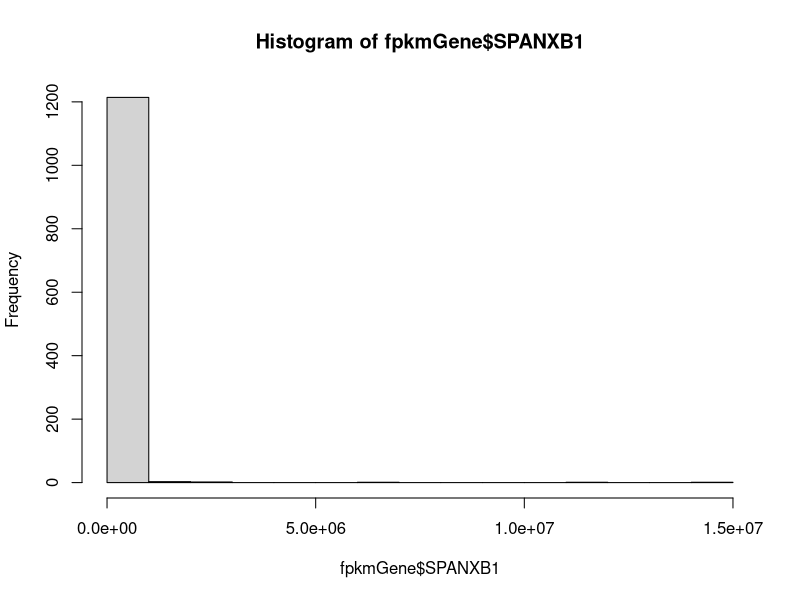
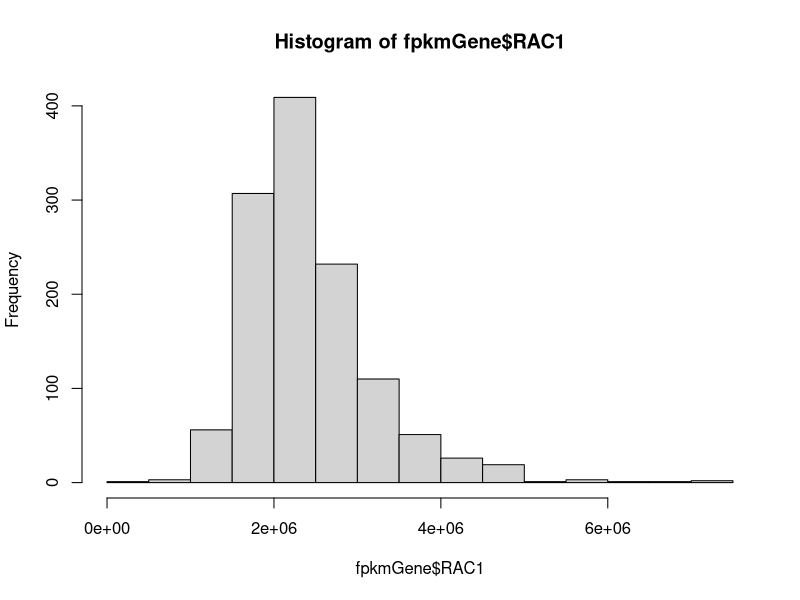
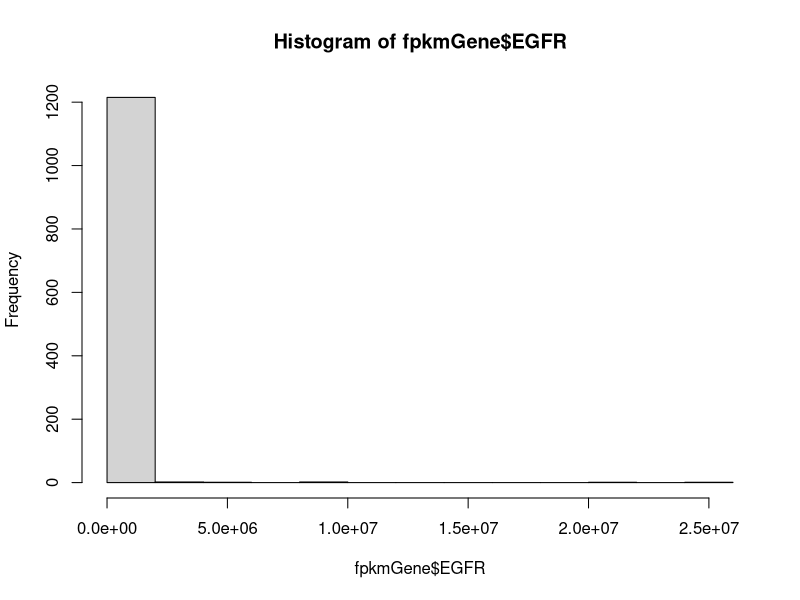
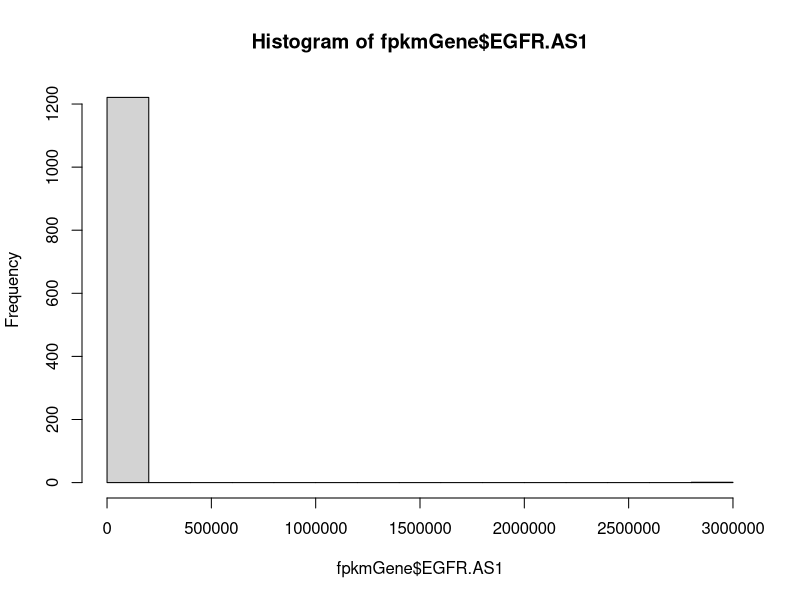
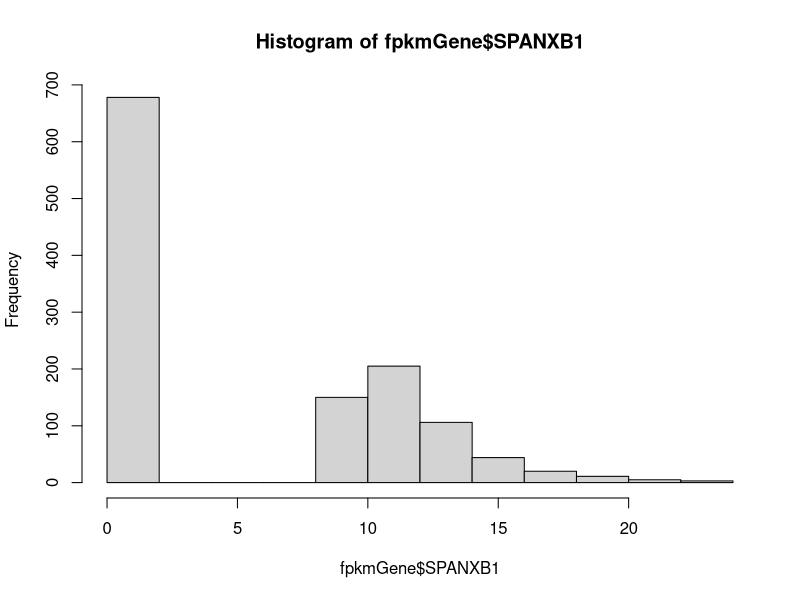
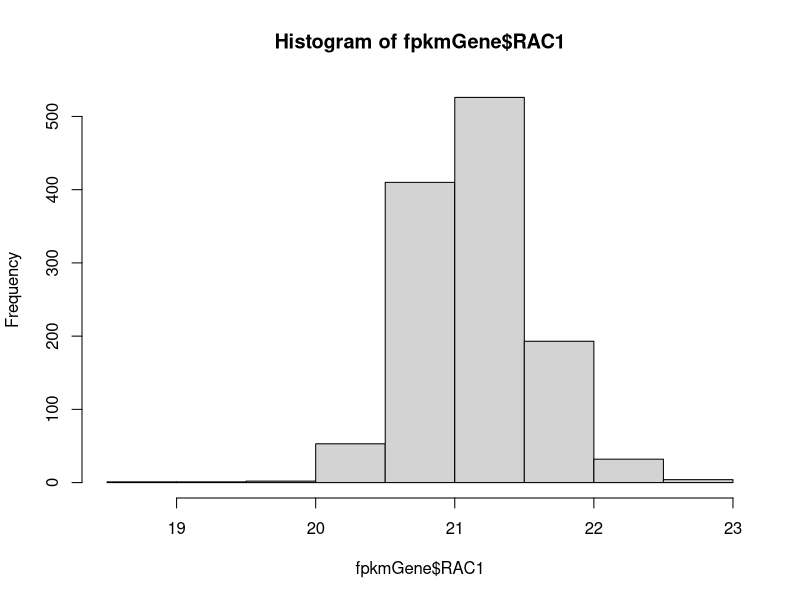
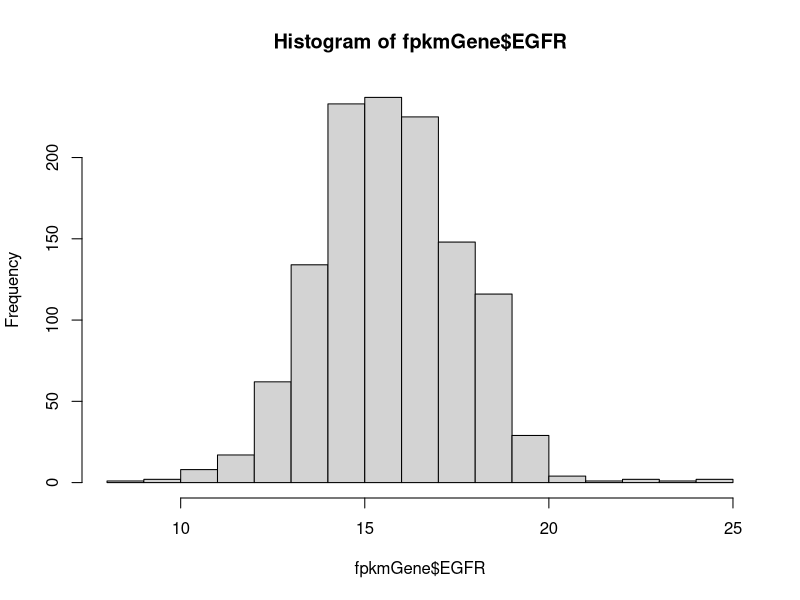
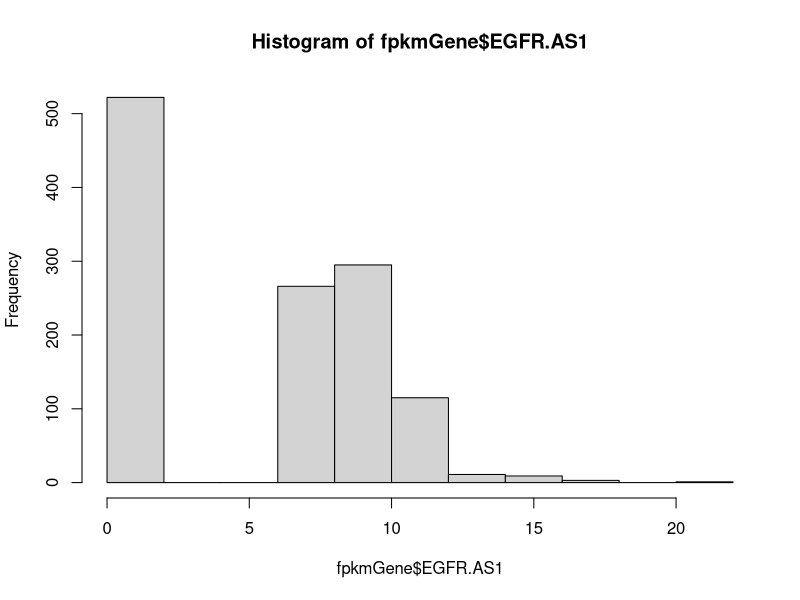

Reproduce these figures in R, in order. (Note: this script raises an error after producing the figures.)
# analyzing expression data from TCGA 

# load packages
library(dplyr)
library(ggplot2)

# define exclusion subsetting
`%ni%` <- Negate(`%in%`) 

# read in saved data
fpkmGene <- read.table("targetGeneBca.csv")
# see all metadata
colnames(fpkmGene)
# view untransformed distribution
hist(fpkmGene$SPANXB1) # very left skewed 
hist(fpkmGene$RAC1) # slightly left skewed
hist(fpkmGene$EGFR) # very left skewed
hist(fpkmGene$EGFR.AS1) # very left skewed
# save untransformed data
fpkmGeneNolog <- fpkmGene

# log transform gene expression data
fpkmGene[1:9] <- fpkmGene[1:9] + 1 # add one pseudo count to all counts to remove zeros
fpkmGene[1:9] <- log2(fpkmGene[1:9]) # apply log2 transformation

## visualizing data distribution for variables of interest
# not variable or not reported: classification_of_tumor, last_known_disease_status, tumor_grade, progression_or_recurrence, disease_type
hist(fpkmGene$SPANXB1) # left skewed (many zeros)
hist(fpkmGene$RAC1) # fairly normal, slightly left skewed
hist(fpkmGene$EGFR) # normal
hist(fpkmGene$EGFR.AS1) # left skewed (many zeros)
plot(fpkmGene$shortLetterCode) # same (abbreviations): plot(fpkmGene$definition)
table(fpkmGene$shortLetterCode) 
# 113 NT= normal tissue, 1102 TP= primary tumor, 7 TM= metastatic 
table(fpkmGene$tumor_stage) # same: table(fpkmGene$subtype_Converted.Stage)
table(fpkmGene$subtype_AJCC.Stage)
table(fpkmGene$vital_status) #table(fpkmGene$subtype_Vital.Status) has missing data
table(fpkmGene$morphology)
table(fpkmGene$subtype_Metastasis) # same: table(fpkmGene$subtype_Metastasis.Coded)

# triple negative indicators
table(fpkmGene$subtype_ER.Status)
table(fpkmGene$subtype_PR.Status)
table(fpkmGene$subtype_HER2.Final.Status)

## initial data subsets
# assess number of samples with SPANXB1 expression
SB1 <- fpkmGene %>%
  filter(SPANXB1 > 0) # 544 samples with SPANXB1 expression
meta <- fpkmGene %>%
  filter(shortLetterCode == "TM")
norm <- fpkmGene %>%
  filter(shortLetterCode == "NT")
tum <- fpkmGene %>%
  filter(shortLetterCode == "TP")

## Q1 Compare spanxb1 expression between normal and BC patients
# all "normal" samples are paired with a Bca sample
normVcancer <- rbind(norm, tum)
# unpaired, all data
t.test(SPANXB1 ~ shortLetterCode, data = normVcancer) # p=2.2e-16
table(normVcancer$shortLetterCode) # 113 normal, 1102 tumor
ggplot(normVcancer, aes(shortLetterCode, SPANXB1)) + 
  geom_boxplot() +
  ylab("log2 SPANXB1 expression") +
  xlab("tissue type (unpaired)") +
  scale_x_discrete(labels=c("NT" = "normal", "TP" = "tumor")) +
  geom_boxplot() +
  theme_bw() + 
  theme(axis.text=element_text(size=12), axis.title = element_text(size=12))
#ggsave("figures/SPANXB1unpaired.jpg")
# paired
# create paired sample dataset
normVcancerPaired <- normVcancer %>%
  filter(bcr_patient_barcode %in%
           norm$bcr_patient_barcode)
# find patients with more than 1 tumor sample to pair
normVcancerPaired %>% 
  group_by(patient) %>%
  tally() %>%
  filter(n > 2)
# find patients with only 1 normal sample
normVcancerPaired %>%
  group_by(patient) %>%
  tally() %>%
  filter(n == 1)
# only one sample: TCGA-BH-A0BS 
filter(normVcancerPaired, patient == "TCGA-BH-A0BS")
grep("TCGA-BH-A0BS", normVcancerPaired$patient) # remove 67 (no tumor to pair) 
# three or four samples: TCGA-A7-A0DB, TCGA-A7-A0DC, TCGA-A7-A13E
filter(normVcancerPaired, patient == "TCGA-A7-A0DB")
grep("TCGA-A7-A0DB", normVcancerPaired$patient) # remove 182 and 216 (extra tumor)
filter(normVcancerPaired, patient == "TCGA-A7-A0DC")
grep("TCGA-A7-A0DC", normVcancerPaired$patient) # remove 145 (tumor missing metadata)
filter(normVcancerPaired, patient == "TCGA-A7-A13E")
grep("TCGA-A7-A13E", normVcancerPaired$patient) # remove 221 and 226 (extra tumor)
# remove extra samples
normVcancerPaired <- normVcancerPaired[-c(67, 182, 216, 145, 221, 226),]
# summarize sample counts
table(normVcancerPaired$shortLetterCode) # 112 NT, 112 TP
# perform t test
t.test(SPANXB1 ~ shortLetterCode, data = normVcancerPaired) # 9.122e-09
ggplot(normVcancerPaired, aes(shortLetterCode, SPANXB1)) + 
  ylab("log2 SPANXB1 expression") +
  xlab("tissue type (paired samples)") +
  scale_x_discrete(labels=c("NT" = "normal", "TP" = "tumor")) +
  geom_boxplot() +
  theme_bw() +
  theme(axis.text=element_text(size=12), axis.title = element_text(size=12))
#ggsave("figures/SPANXB1paired.jpg")

## Q2 Compare spanxb1 expression between metastatic vs. non metastatic BC patients
# combine tumor and metastasis samples
tumVmetaAll <- rbind(tum, meta)
table(tumVmetaAll$shortLetterCode) # 7 TM 1102 TP
# perform t test (unpaired data)
t.test(SPANXB1 ~ definition, data = tumVmetaAll) # 0.7794
ggplot(tumVmetaAll, aes(definition, SPANXB1)) + 
  ylab("log2 SPANXB1 expression") +
  xlab("tissue type") +
  scale_x_discrete(labels=c("TM" = "metastatic", "TP" = "primary tumor")) +
  geom_boxplot() +
  theme_bw() +
  theme(axis.text=element_text(size=12), axis.title = element_text(size=12))
#ggsave("figures/SPANXB1unpairedMetastasis.jpg")
# remove TP for metastatic patients 
TPnoMeta <- tum %>%
  filter(bcr_patient_barcode %ni%
           meta$bcr_patient_barcode)
TPnoMeta <- rbind(TPnoMeta, meta)
# summarize sample counts
table(TPnoMeta$shortLetterCode) # TM 7, TP 1095
# perform t test (unpaired data, with TP from metastasis patients removed)
t.test(SPANXB1 ~ shortLetterCode, data = TPnoMeta) # p=0.7739
ggplot(TPnoMeta, aes(definition, SPANXB1)) + 
  ylab("log2 SPANXB1 expression") +
  xlab("tissue type") +
  scale_x_discrete(labels=c("TM" = "metastatic", "TP" = "primary tumor")) +
  geom_boxplot() +
  theme_bw() +
  theme(axis.text=element_text(size=12), axis.title = element_text(size=12))
#ggsave("figures/SPANXB1unpairedMetastasisFiltered.jpg")
# paired
# create paired metastatic/nonmetastatic sample dataset
tumMet <- tum %>%
  filter(bcr_patient_barcode %in%
           meta$bcr_patient_barcode)
tumVmetPaired <- rbind(tumMet, meta)
# summarize sample counts
table(tumVmetPaired$shortLetterCode) # 7 pairs
# perform t test
t.test(SPANXB1 ~ shortLetterCode, data = tumVmetPaired) # 0.4917
ggplot(tumVmetPaired, aes(shortLetterCode, SPANXB1)) + 
  ylab("log2 SPANXB1 expression") +
  xlab("tissue type (paired samples)") +
  scale_x_discrete(labels=c("TM" = "metastatic", "TP" = "tumor")) +
  geom_boxplot() +
  theme_bw() +
  theme(axis.text=element_text(size=12), axis.title = element_text(size=12))
#ggsave("figures/SPANXB1pairedMetastasis.jpg")

## Q3 Compare spanxb1 expression with clinical stages of BC patients
table(fpkmGene$subtype_AJCC.Stage) # missing data are "[Not Available]"
table(fpkmGene$tumor_stage) # missing data are "not reported"
# compare AJCC stages
AJCC <- tum %>%
  filter(subtype_AJCC.Stage != "[Not Available]") %>%
  filter(subtype_AJCC.Stage != "Stage X")
table(AJCC$subtype_AJCC.Stage)
# perform ANOVA
summary(aov(SPANXB1 ~ subtype_AJCC.Stage, data = AJCC)) # 0.907
ggplot(AJCC, aes(subtype_AJCC.Stage, SPANXB1)) + 
  ylab("log2 SPANXB1 expression") +
  xlab("stage") +
  scale_x_discrete(labels=c("Stage I" = "I", "Stage IA" = "IA", "Stage IB" = "IB", "Stage II" = "II", "Stage IIA" = "IIA", "Stage IIB" = "IIB", "Stage III" = "III", "Stage IIIA" = "IIIA", "Stage IIIB" = "IIIB", "Stage IIIC" = "IIIC", "Stage IV" = "IV")) +
  geom_boxplot() +
  theme_bw() 
#ggsave("figures/SPANXB1.AJCC.jpg")
# compare tumor stages
stage <- tum %>%
  filter(tumor_stage != "not reported") %>%
  filter(tumor_stage != "stage x")
table(stage$tumor_stage)
# perform ANOVA
summary(aov(SPANXB1 ~ tumor_stage, data = stage)) #p=0.514
ggplot(stage, aes(tumor_stage, SPANXB1)) + 
  ylab("log2 SPANXB1 expression") +
  xlab("stage") +
  scale_x_discrete(labels=c("stage i" = "I", "stage ia" = "IA", "stage ib" = "IB", "stage ii" = "II", "stage iia" = "IIA", "stage iib" = "IIB", "stage iii" = "III", "stage iiia" = "IIIA", "stage iiib" = "IIIB", "stage iiic" = "IIIC", "stage iv" = "IV")) +
  geom_boxplot() +
  theme_bw() 
#ggsave("figures/SPANXB1.stage.jpg")

## Q4 Compare spanxb1 expression between ER/PR/HER2 positive vs. ER/PR/HER2 negative (a.k.a.TNBC) patients
# extract triple negative from tumor samples
TNBCneg <- tum %>% 
  filter(subtype_ER.Status == "Negative" & subtype_PR.Status == "Negative" & subtype_HER2.Final.Status == "Negative") %>%
  mutate(triple = "negative")
# extract triple positive from tumor samples
TNBCpos <- tum %>% 
  filter(subtype_ER.Status == "Positive" & subtype_PR.Status == "Positive" & subtype_HER2.Final.Status == "Positive") %>%
  mutate(triple = "positive")
# combine triple negative and all positive
TNBCboth <- rbind(TNBCneg, TNBCpos) # 118 TNBC, 59 all positive
# perform t test 
t.test(SPANXB1 ~ triple, data=TNBCboth) # 0.06836
ggplot(TNBCboth, aes(triple, SPANXB1)) + 
  ylab("log2 SPANXB1 expression") +
  xlab("ER/PR/HER2 status") +
  geom_boxplot() +
  theme_bw() +
  theme(axis.text=element_text(size=12), axis.title = element_text(size=12))
#ggsave("figures/SPANXB1TNBC.jpg")

## Q5 Compare spanxb1 expression between metastatic vs. non metastatic TNBC patients
table(TNBCneg$shortLetterCode) #no TNBC neg or pos are metastatic

## Q6 Compare spanxb1 expression with survival outcome of TNBC patients
table(TNBCneg$vital_status) # 100 alive, 18 dead 
# SPANXB1 and vital status
t.test(SPANXB1 ~ vital_status, data=TNBCneg) # 0.1257
ggplot(TNBCneg, aes(vital_status, SPANXB1)) + 
  ylab("log2 SPANXB1 expression") +
  xlab("vital status") +
  geom_boxplot() +
  theme_bw() +
  theme(axis.text=element_text(size=12), axis.title = element_text(size=12))
#ggsave("figures/SPANXB1.TNBCneg.vital.jpg")
# SPANXB1 and time to death

## Q7 Compare spanxb1 expression with survival outcome of ER/PR/HER2 positive patients alone and in combination (e.g., co-expression of genes)
table(TNBCpos$vital_status) # 52 alive, 7 dead 
# SPANXB1 and vital status
t.test(SPANXB1 ~ vital_status, data=TNBCpos) # 0.9511
ggplot(TNBCpos, aes(vital_status, SPANXB1)) + 
  ylab("log2 SPANXB1 expression") +
  xlab("vital status") +
  geom_boxplot() +
  theme_bw() +
  theme(axis.text=element_text(size=12), axis.title = element_text(size=12))
#ggsave("figures/SPANXB1.TNBCpos.vital.jpg")
# SPANXB1, ER+ and vital status
subtype_ER.Status
# SPANXB1, PR+ and vital status
subtype_PR.Status
# SPANXB1, HER2+ and vital status
subtype_HER2.Final.Status

## Q8 Compare RAC1/SPANXB1 expression together in normal vs. TNBC
# aggregate data from norm and TNBC
normTNBC <- rbind(norm, TNBCneg[,-92]) # removes column triple
table(normTNBC$shortLetterCode) # 113 normal, 118 TNBC (unpaired)
# linear regression (only normal)
norm.mod <- lm(SPANXB1 ~ RAC1, data=norm)
summary(norm.mod) # p=0.697, R2=0.001371
# linear regression (only TNBC)
TNBCmod <- lm(SPANXB1 ~ RAC1, data=TNBCneg)
summary(TNBCmod) # p=0.1707, R2=0.1612
# plot both together
ggplot(normTNBC, aes(SPANXB1, RAC1, col=shortLetterCode)) +
  geom_point() +
  ylab("log2 RAC1 expression") +
  xlab("log2 SPANXB1 expression") +
  theme_bw() +
  theme(legend.position="none") + # blue=TNBC, red=normal
  geom_smooth(data=subset(normTNBC, shortLetterCode == "TP"), method = "lm", se = FALSE) +
  geom_smooth(data=subset(normTNBC, shortLetterCode == "NT"), method = "lm", se = FALSE)
#ggsave("figures/SPANXB1.RAC1.TNBC.jpg")
# linear regression (only normal)
normExp <- norm %>%
  filter(SPANXB1 > 0.000000) %>%
  filter(RAC1 > 0.000000)
normExp.mod <- lm(SPANXB1 ~ RAC1, data=normExp)
summary(normExp.mod) # p=0.7759, R2=0.005982
# linear regression (only TNBC)
TNBCexp <- TNBCneg %>%
  filter(SPANXB1 > 0.000000) %>%
  filter(RAC1 > 0.000000)
TNBCexp.mod <- lm(SPANXB1 ~ RAC1, data=TNBCexp)
summary(TNBCexp.mod) # p=0.07648, R2=0.06265
# filter for only expression > 0 for both
bothExp <- normTNBC %>%
  filter(SPANXB1 > 0.000000) %>%
  filter(RAC1 > 0.000000)
# plot both together
ggplot(bothExp, aes(SPANXB1, RAC1, col=shortLetterCode)) +
  geom_point() +
  ylab("log2 RAC1 expression") +
  xlab("log2 SPANXB1 expression") +
  theme_bw() +
  theme(legend.position="none") + # blue=TNBC, red=normal
  geom_smooth(data=subset(bothExp, shortLetterCode == "TP"), method = "lm", se = FALSE) +
  geom_smooth(data=subset(bothExp, shortLetterCode == "NT"), method = "lm", se = FALSE)
#ggsave("figures/SPANXB1.RAC1.TNBC.filtered.jpg")
# logistic regression (unequal groupings)?

## Q9 Compare RAC1/SPANXB1 expression in metastatic vs. not met TNBC
table(TNBCneg$shortLetterCode) #no TNBC neg are metastatic

## Q10 Compare RAC1/SPANXB1 expression with survival of TNBC
table(TNBCneg$vital_status) # 100 alive, 18 dead
# linear regression (only live)
TNBClive <- TNBCneg %>%
  filter(vital_status == "alive")
TNBClive.mod <- lm(SPANXB1 ~ RAC1, data=TNBClive)
summary(TNBClive.mod) # p=0.2782, R2=0.01199
# linear regression (only dead)
TNBCdead <- TNBCneg %>%
  filter(vital_status == "dead")
TNBCdead.mod <- lm(SPANXB1 ~ RAC1, data=TNBCdead)
summary(TNBCdead.mod) # p=0.4423, R2=0.03735
# plot both together
ggplot(TNBCneg, aes(SPANXB1, RAC1, col=vital_status)) +
  geom_point() +
  ylab("log2 RAC1 expression") +
  xlab("log2 SPANXB1 expression") +
  theme_bw() +
  theme(legend.position="none") + # blue=dead, red=alive
  geom_smooth(data=subset(bothExp, vital_status == "dead"), method = "lm", se = FALSE) +
  geom_smooth(data=subset(bothExp, vital_status == "alive"), method = "lm", se = FALSE)
#ggsave("figures/SPANXB1.RAC1.vital.jpg")
# logistic regression (not used in final summary)
q10model1 <- glm(vital_status ~ SPANXB1, data = TNBCneg, family = binomial())
confint(q10model1, parm = "SPANXB1")
exp(coef(q10model1)["SPANXB1"])
exp(confint(q10model1, parm = "SPANXB1"))
summary(q10model1)
q10model2 <- glm(vital_status ~ SPANXB1 + RAC1, data = TNBCneg, family = binomial())
summary(q10model2)
anova(q10model1, q10model2, test = "Chisq")
1-pchisq(98.17, 115)

# Q11 Compare EGFR/SPANXB1 expression together in normal vs. TNBC

# Q12 Compare EGFR/SPANXB1 expression with survival of TNBC

## use Wilcoxin signed-rank or Mann-Whitney for small sample sizes?

## correct for multiple comparisons?

# rlog from DESeq2 as alternative transformation method

## permutation tests (requires at least two groups of six samples)
# calculate test statistic for dataset
# permute labels on samples at random 1000 times
# recalculate test statistic for each of 1000 permuted datasets
# calculate percentage of permuted test statistics exceed original
